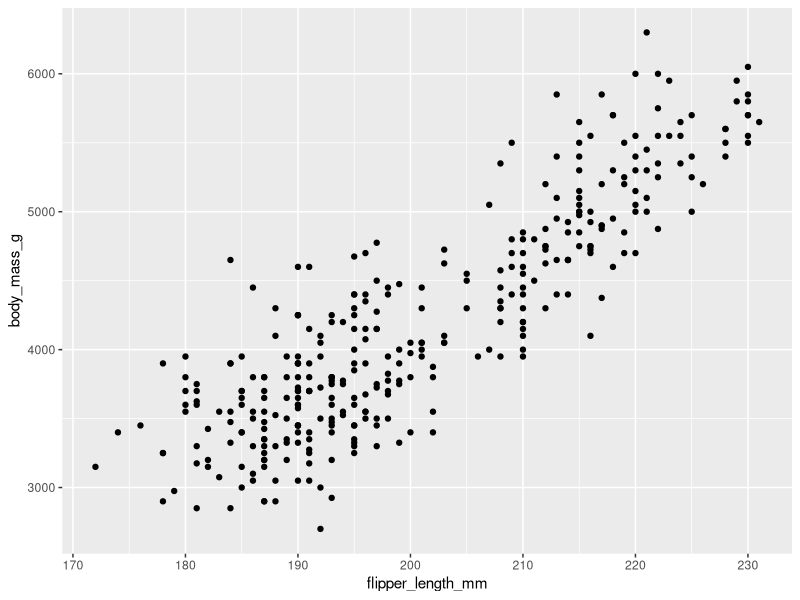
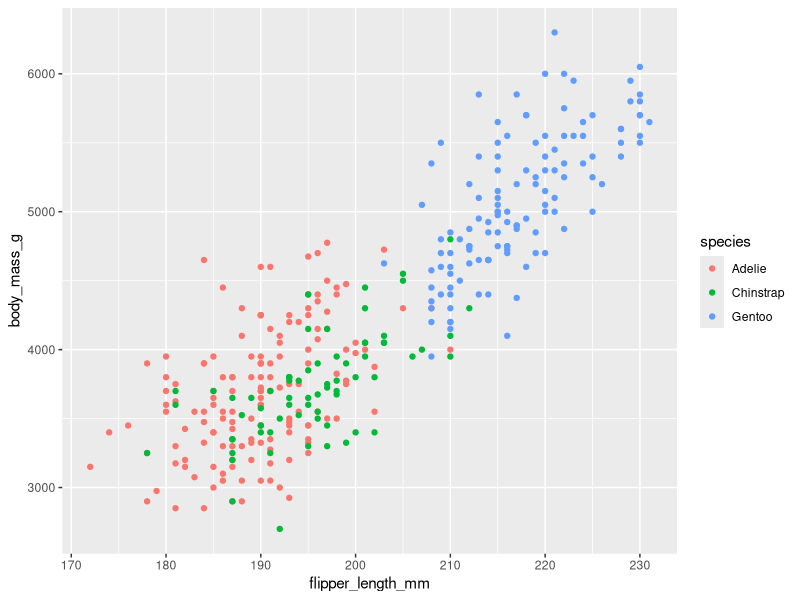
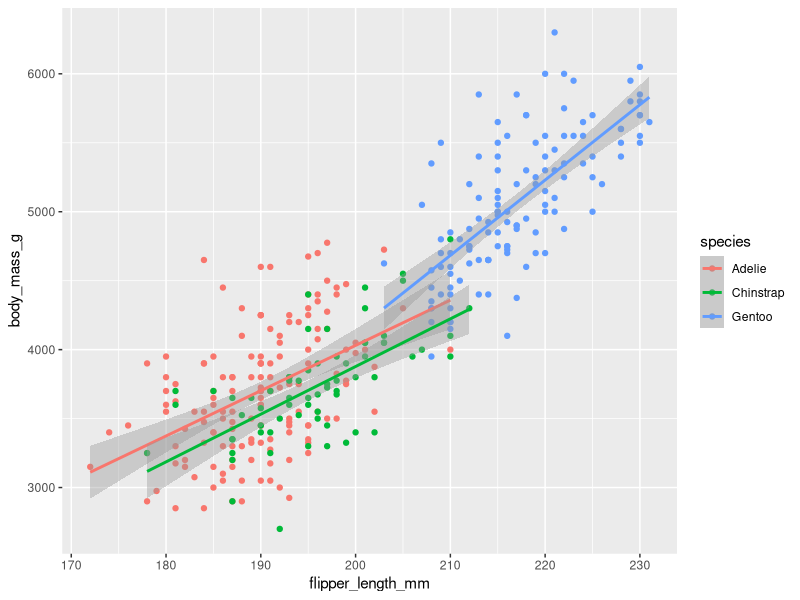
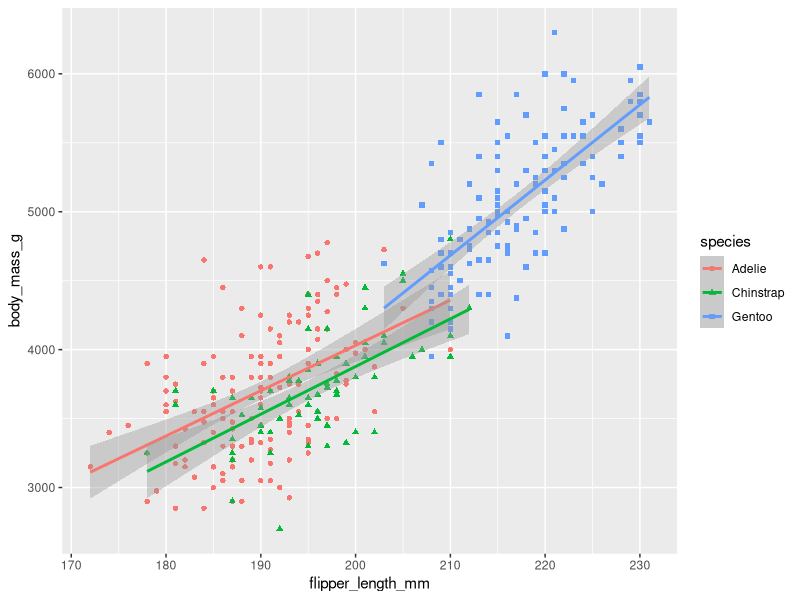
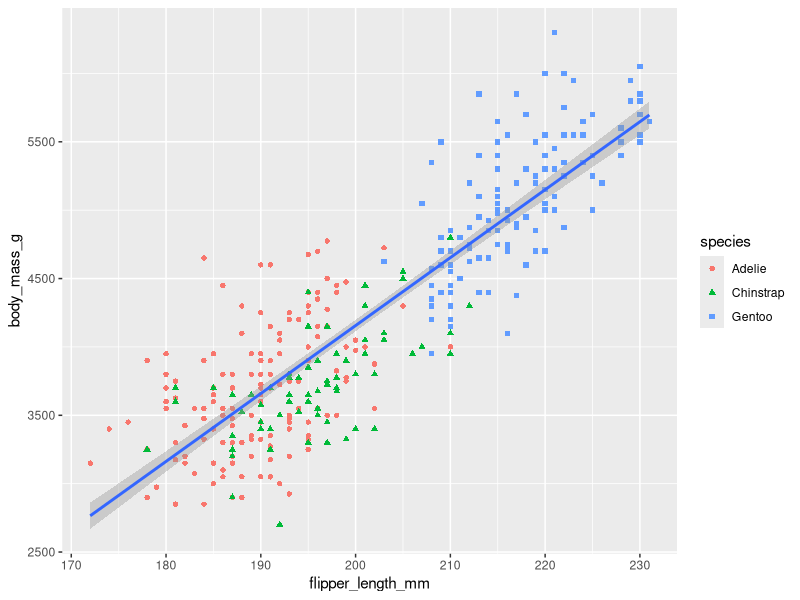
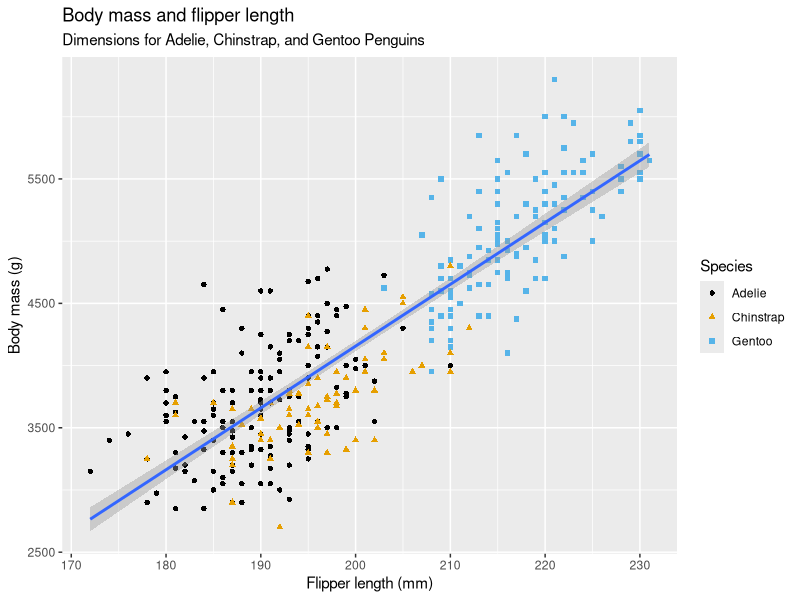

Write R code to recreate these figures, in order.
## ---- chunk 1
knitr::opts_chunk$set(warning = FALSE, message = FALSE)
## ---- chunk 2
library(tidyverse)
## ---- chunk 3
install.packages("tidyverse")
library(tidyverse)
## ---- chunk 4
library(palmerpenguins)
penguins
## ---- chunk 5
View(penguins)
glimpse(penguins)
## ---- chunk 6
ggplot(data=penguins,
       mapping=aes(x=flipper_length_mm, y=body_mass_g)) + geom_point()
## ---- chunk 7
ggplot(
  data=penguins,
  mapping=aes(x=flipper_length_mm, y=body_mass_g, color=species)) + geom_point()
## ---- chunk 8
ggplot(
  data = penguins,
  mapping = aes(x=flipper_length_mm, y=body_mass_g, color=species)) + 
  geom_point() + 
  geom_smooth(method="lm")
## ---- chunk 9
ggplot(
  data=penguins,
  mapping = aes(x=flipper_length_mm, y=body_mass_g, color=species, shape = species)) + 
  geom_point() + 
  geom_smooth(method="lm")
## ---- chunk 10
ggplot(
  data=penguins,
  mapping = aes(x=flipper_length_mm, y=body_mass_g)) + 
  geom_point(mapping = aes(color=species, shape = species)) + 
  geom_smooth(method="lm")
## ---- chunk 11
library(ggplot2)      # core plotting package
library(palmerpenguins) # for the penguins dataset
library(ggthemes)     # if you want scale_color_colorblind()
ggplot(
  data = penguins,
  mapping = aes(x = flipper_length_mm, y = body_mass_g)
) +
  geom_point(aes(color = species, shape = species)) +
  geom_smooth(method = "lm") +
  labs(
    title = "Body mass and flipper length",
    subtitle = "Dimensions for Adelie, Chinstrap, and Gentoo Penguins",
    x = "Flipper length (mm)", y = "Body mass (g)",
    color = "Species", shape = "Species"
  ) +
  scale_color_colorblind()
